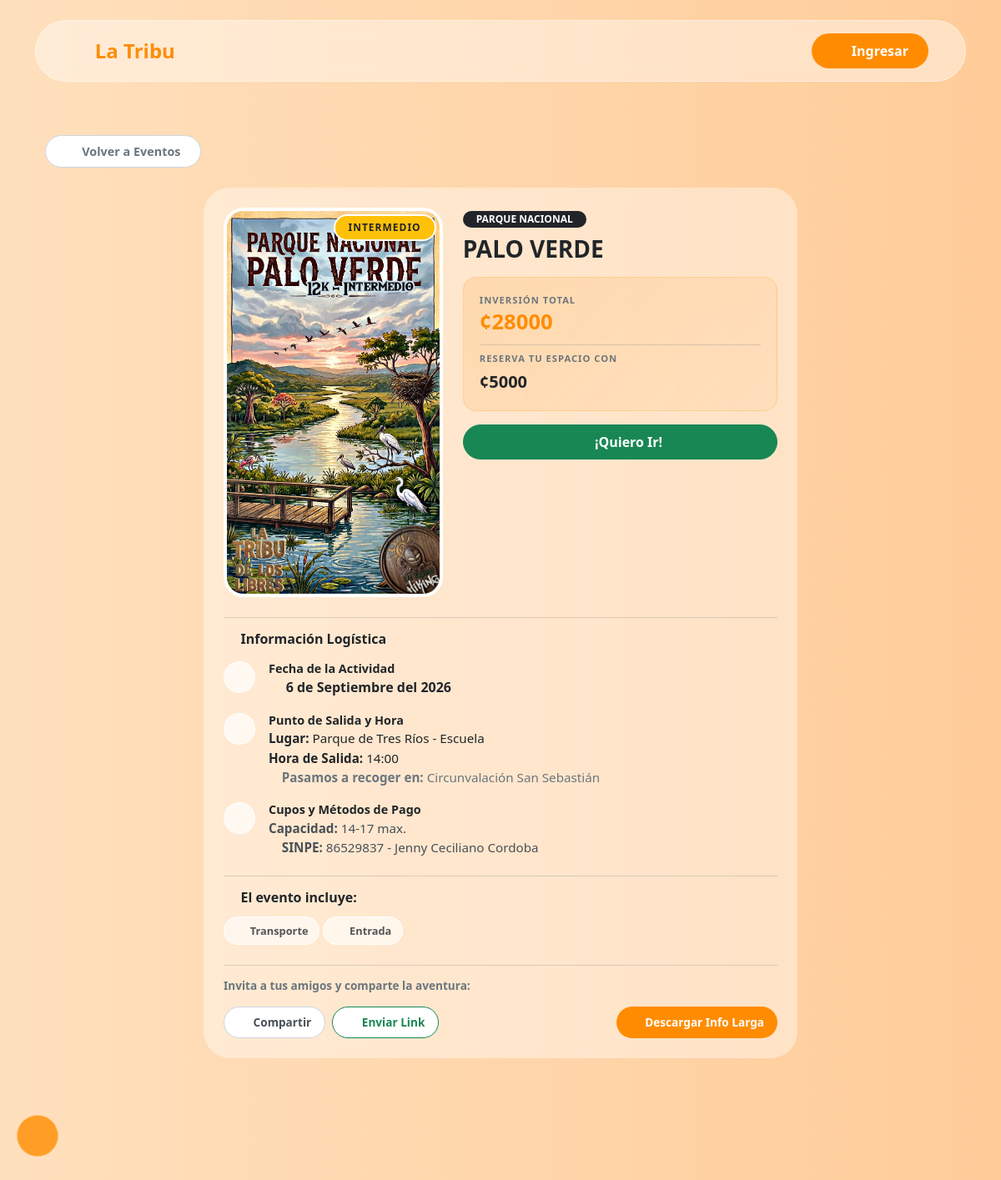
/detalles_evento/22, run on an earlier commit of the app's database.
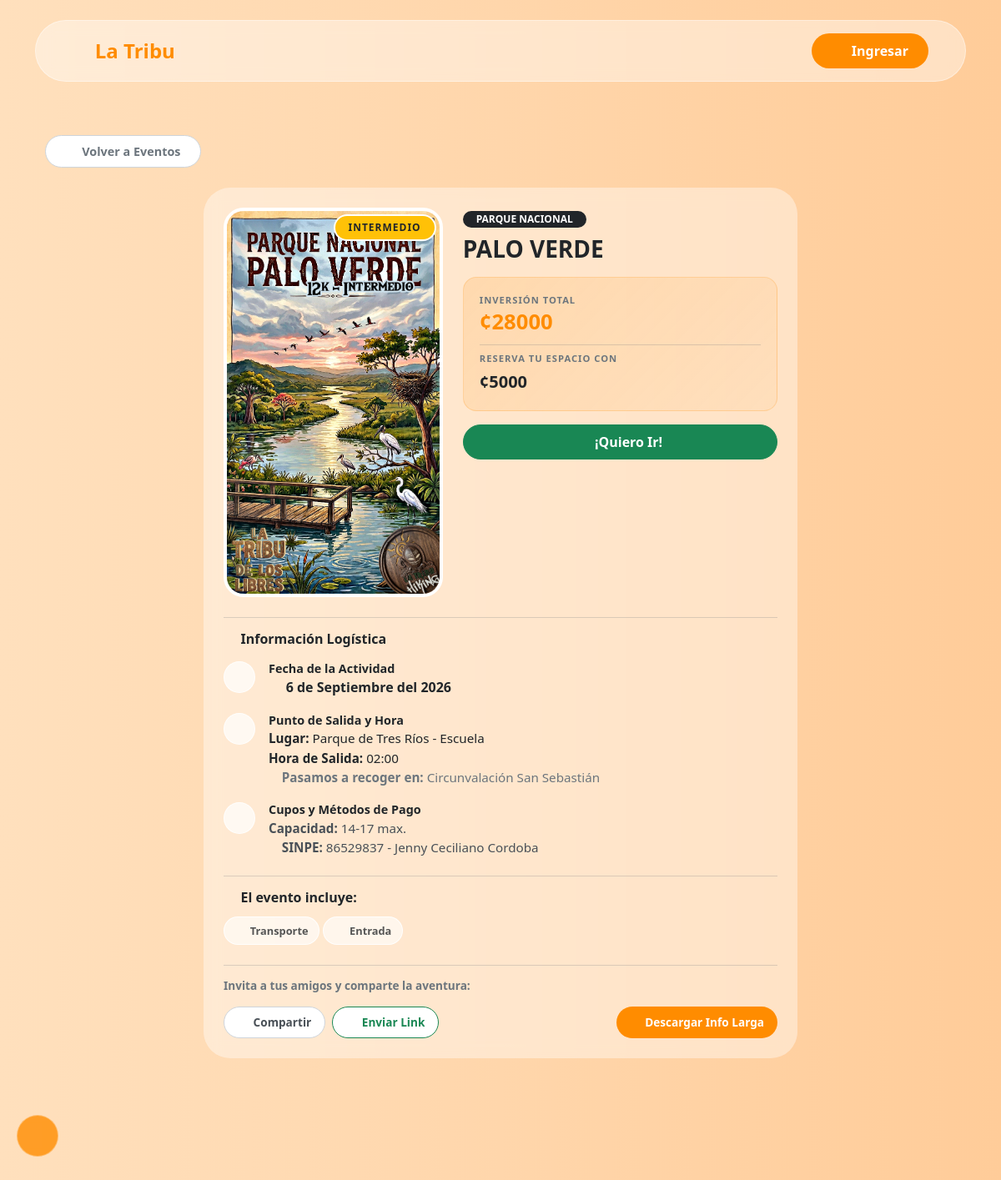
And on a later commit of the database.
### models_core.py (models this page shows)
class Event(db.Model):
    id = db.Column(db.Integer, primary_key=True)
    poster = db.Column(db.String(255))
    nombre_lugar = db.Column(db.String(200), nullable=False)
    dificultad = db.Column(db.String(50))
    actividad = db.Column(db.String(100))
    moneda = db.Column(db.String(5))
    precio = db.Column(db.Integer)
    reserva = db.Column(db.Integer)
    capacidad = db.Column(db.String(50))
    sinpe = db.Column(db.String(100))
    cuenta = db.Column(db.String(200))
    solo_chat = db.Column(db.Boolean, default=False)
    logistica_segura = db.Column(db.Boolean, default=False)
    is_sold_out = db.Column(db.Boolean, default=False)
    dias = db.Column(db.Integer, default=1)
    fecha_unica = db.Column(db.String(50))
    fecha_inicio = db.Column(db.String(50))
    fecha_regreso = db.Column(db.String(50))
    hora_salida = db.Column(db.String(50))
    lugar_salida = db.Column(db.String(200))
    puntos_recogida = db.Column(db.Text)
    itinerario = db.Column(db.Text)
    incluye = db.Column(db.Text)
    gpx_filename = db.Column(db.String(255))
    gpx_password = db.Column(db.String(50))
    organicmaps_url = db.Column(db.String(500))
    created_at = db.Column(db.DateTime, default=datetime.utcnow)

### routes/pages_admin.py (the view)
@bp.route('/detalles_evento/<int:event_id>')
def detalles_evento(event_id):
    evento = Event.query.get_or_404(event_id)
    return render_template('ver_evento.html', evento=evento)

### templates/ver_evento.html (shortened to what this page needs)
{% extends "base.html" %}
{% block content %}
{% set is_super = session.get('role') == 'Superusuario' %}
{% set is_logistica_segura = evento.lugar_salida and evento.lugar_salida.startswith('SEGURO_') %}
{% set is_private = evento.solo_chat or is_logistica_segura or evento.logistica_segura %}
{% set lugar_real = evento.lugar_salida|replace('SEGURO_', '') if is_logistica_segura else evento.lugar_salida %}
{% set is_sold_out = evento.is_sold_out or (evento.capacidad and evento.capacidad.startswith('AGOTADO')) %}
{% set is_super_user = session.get('role') == 'Superusuario' %}
{% if is_private and not is_super %}
    {% set dest_text = "📍 Info exclusiva en el Chat" %}
    {% set time_text = "⏰ Info exclusiva en el Chat" %}
{% else %}
    {% set dest_text = lugar_real or 'Por definir' %}
    {% set time_text = evento.hora_salida or 'Por definir' %}
{% endif %}
{% set precio_val = evento.precio | default(0, true) | int %}
{% set precio_mostrar = evento.moneda ~ precio_val if precio_val > 0 else 'PENDIENTE' %}
{% set meses_nombres = ["Enero", "Febrero", "Marzo", "Abril", "Mayo", "Junio", "Julio", "Agosto", "Septiembre", "Octubre", "Noviembre", "Diciembre"] %}
{% set fecha_str = evento.fecha_unica %}
{% set fecha_formateada = "Por definir" %}
{% if fecha_str %}
    {% set p = fecha_str.split('-') %}
    {% if p|length == 3 %}
        {% set fecha_formateada = p[2]|int ~ " de " ~ meses_nombres[p[1]|int - 1] ~ " del " ~ p[0] %}
    {% else %}
        {% set fecha_formateada = fecha_str %}
    {% endif %}
{% endif %}
{% set inicio_str = evento.fecha_inicio %}
{% set inicio_formateada = evento.fecha_inicio %}
{% if inicio_str %}
    {% set pi = inicio_str.split('-') %}
    {% if pi|length == 3 %}
        {% set inicio_formateada = pi[2]|int ~ " de " ~ meses_nombres[pi[1]|int - 1] ~ " del " ~ pi[0] %}
    {% endif %}
{% endif %}
{% set regreso_str = evento.fecha_regreso %}
{% set regreso_formateada = evento.fecha_regreso %}
{% if regreso_str %}
    {% set pr = regreso_str.split('-') %}
    {% if pr|length == 3 %}
        {% set regreso_formateada = pr[2]|int ~ " de " ~ meses_nombres[pr[1]|int - 1] ~ " del " ~ pr[0] %}
    {% endif %}
{% endif %}
{% set date_display = fecha_formateada if evento.dias == 1 else inicio_formateada ~ ' al ' ~ regreso_formateada %}
{% set poster_url = url_for('static', filename='uploads/' + evento.poster) if evento.poster else url_for('static', filename='default.png') %}
<div class="container animate__animated animate__fadeIn pb-5 pt-3">
    <div class="row justify-content-center">
        <div class="col-lg-12">
            <div class="mb-4 d-flex justify-content-start hide-on-export">
                <a href="javascript:history.back()" class="btn bg-white rounded-pill px-4 py-2 shadow-sm fw-bold d-inline-flex align-items-center" style="color: #6c757d; border: 1px solid #ced4da; font-size: 0.9rem;">
                    <i class="bi bi-arrow-left me-2"></i>Volver a Eventos
                </a>
            </div>
            <div class="row g-4 g-lg-5">
                <div class="col-12 {% if is_super_user %}col-lg-7{% else %}col-lg-8 mx-auto{% endif %}">
                    <div id="eventCardToExport" class="glass-panel rounded-5 p-4 p-md-4 mb-4 position-relative border-0 shadow-lg {{ 'sold-out-card' if is_sold_out else '' }}">
                        {% include 'partials/ver_evento_card_main.html' %}
                        {% include 'partials/ver_evento_gpx_share.html' %}
                    </div>
                </div>
            </div>
        </div>
    </div>
</div>
{% endblock %}

### templates/partials/ver_evento_card_main.html (shortened to what this page needs)
                        <div class="row g-4 mb-4">
                            <div class="col-12 col-md-5 d-flex flex-column align-items-center">
                                <div class="position-relative w-100" style="max-width: 320px;">
                                    {% set poster_url = url_for('static', filename='uploads/' + evento.poster) if evento.poster else url_for('static', filename='default.png') %}
                                    <img src="{{ poster_url }}" alt="{{ evento.nombre_lugar }}" class="event-poster border border-4 border-white">
                                    {% set badge_class = 'bg-success' %}
                                    {% if evento.dificultad in ['Intermedio'] %} {% set badge_class = 'bg-warning text-dark' %} {% endif %}
                                    {% if evento.dificultad in ['Dificil', 'Técnico', 'Avanzado'] %} {% set badge_class = 'bg-danger' %} {% endif %}
                                    <span class="position-absolute top-0 end-0 badge rounded-pill {{ badge_class }} m-2 border border-2 border-white shadow-sm badge-dificultad text-uppercase">
                                        {{ evento.dificultad }}
                                    </span>
                                </div>
                            </div>
                            <div class="col-12 col-md-7">
                                <span class="badge bg-dark rounded-pill px-3 py-1 mb-2 text-uppercase fw-bold shadow-sm" style="font-size: 0.75rem;">{{ evento.actividad }}</span>
                                <h1 class="fw-bold text-dark h3 mb-3 lh-sm">{{ evento.nombre_lugar }}</h1>
                                <div class="price-banner d-flex flex-column gap-2 mb-3">
                                    <div>
                                        <span class="text-uppercase text-secondary fw-bold d-block mb-1" style="font-size: 0.7rem; letter-spacing: 1px;">Inversión Total</span>
                                        <span class="fw-bold text-orange" style="font-size: 1.6rem; line-height: 1;">
                                            {% if precio_val > 0 %}{{ evento.moneda }}{{ evento.precio }}{% else %}PENDIENTE{% endif %}
                                        </span>
                                    </div>
                                    <div class="border-top border-secondary border-opacity-25 pt-2 mt-1">
                                        <span class="text-uppercase text-secondary fw-bold d-block mb-1" style="font-size: 0.7rem; letter-spacing: 1px;">Reserva tu espacio con</span>
                                        <span class="fw-bold text-dark fs-5">
                                            {% set r_val = evento.reserva|int if evento.reserva else 0 %}
                                            {% if r_val > 0 %}{{ evento.moneda }}{{ evento.reserva }}{% else %}PENDIENTE{% endif %}
                                        </span>
                                    </div>
                                </div>
                                {% if is_sold_out and not is_super_user %}
                                <button class="btn btn-secondary w-100 rounded-pill py-2 fw-bold shadow-sm fs-6 hide-on-export disabled">
                                    <i class="bi bi-x-circle me-2"></i>Sin Espacio
                                </button>
                                {% else %}
                                <button class="btn btn-success w-100 rounded-pill py-2 fw-bold shadow-sm fs-6 hide-on-export" onclick="reservarPorWhatsApp()">
                                    <i class="bi bi-whatsapp me-2"></i>¡Quiero Ir!
                                </button>
                                {% endif %}
                            </div>
                        </div>
                        <hr class="border-secondary opacity-25 mb-3">
                        <h6 class="fw-bold text-warning-custom mb-3"><i class="bi bi-journal-text me-2"></i>Información Logística</h6>
                        <div class="detail-item">
                            <div class="detail-icon"><i class="bi bi-calendar-event"></i></div>
                            <div class="detail-text">
                                <h6 class="fw-bold text-dark mb-1" style="font-size: 0.9rem;">Fecha de la Actividad</h6>
                                <p class="mb-0 fs-6 text-dark fw-bold">
                                    {% if evento.dias > 1 %}
                                        Del {{ inicio_formateada }} al {{ regreso_formateada }}
                                    {% else %}
                                        <i class="bi bi-calendar-check text-orange me-1"></i> {{ fecha_formateada }}
                                    {% endif %}
                                </p>
                            </div>
                        </div>
                        <div class="detail-item">
                            <div class="detail-icon"><i class="bi bi-geo-alt"></i></div>
                            <div class="detail-text">
                                <h6 class="fw-bold text-dark mb-1" style="font-size: 0.9rem;">Punto de Salida y Hora</h6>
                                {% if is_private and not is_super_user %}
                                    <p class="text-danger fw-bold fs-6 mt-1 mb-0"><i class="bi bi-shield-lock-fill me-2"></i>¡Información en el chat!</p>
                                {% else %}
                                    <p class="mb-1 text-dark"><strong>Lugar:</strong> {{ lugar_real }}
                                    </p>
                                    <p class="mb-1 text-dark"><strong>Hora de Salida:</strong> {{ evento.hora_salida or 'Por definir' }}
                                    </p>
                                    {% if evento.puntos_recogida %}
                                        <p class="small text-secondary mt-1 mb-0"><i class="bi bi-bus-front text-orange me-1"></i><strong>Pasamos a recoger en:</strong> {{ evento.puntos_recogida }}</p>
                                    {% endif %}
                                {% endif %}
                            </div>
                        </div>
                        <div class="detail-item">
                            <div class="detail-icon"><i class="bi bi-credit-card"></i></div>
                            <div class="detail-text">
                                <h6 class="fw-bold text-dark mb-1" style="font-size: 0.9rem;">Cupos y Métodos de Pago</h6>
                                <p class="mb-1"><strong>Capacidad:</strong> {{ evento.capacidad|replace('AGOTADO_', '') }} max.</p>
                                {% if evento.sinpe %}
                                    <p class="mb-1"><strong><i class="bi bi-phone text-orange me-1"></i>SINPE:</strong> {{ evento.sinpe }}</p>
                                {% endif %}
                            </div>
                        </div>
                        {% if evento.incluye %}
                        <hr class="border-secondary opacity-25 my-3">
                        <div class="mb-3">
                            <h6 class="fw-bold text-dark mb-2"><i class="bi bi-bag-check-fill text-orange me-2"></i>El evento incluye:</h6>
                            <div class="d-flex flex-wrap">
                                {% for item in evento.incluye.split(',') %}
                                    {% if item.strip() %}
                                        <span class="incluye-pill"><i class="bi bi-check2-circle me-2"></i>{{ item.strip() }}</span>
                                    {% endif %}
                                {% endfor %}
                            </div>
                        </div>
                        {% endif %}

What changed in the data, as far as the page shows it:
changed Event "PALO VERDE": hora_salida "14:00" → "02:00"
